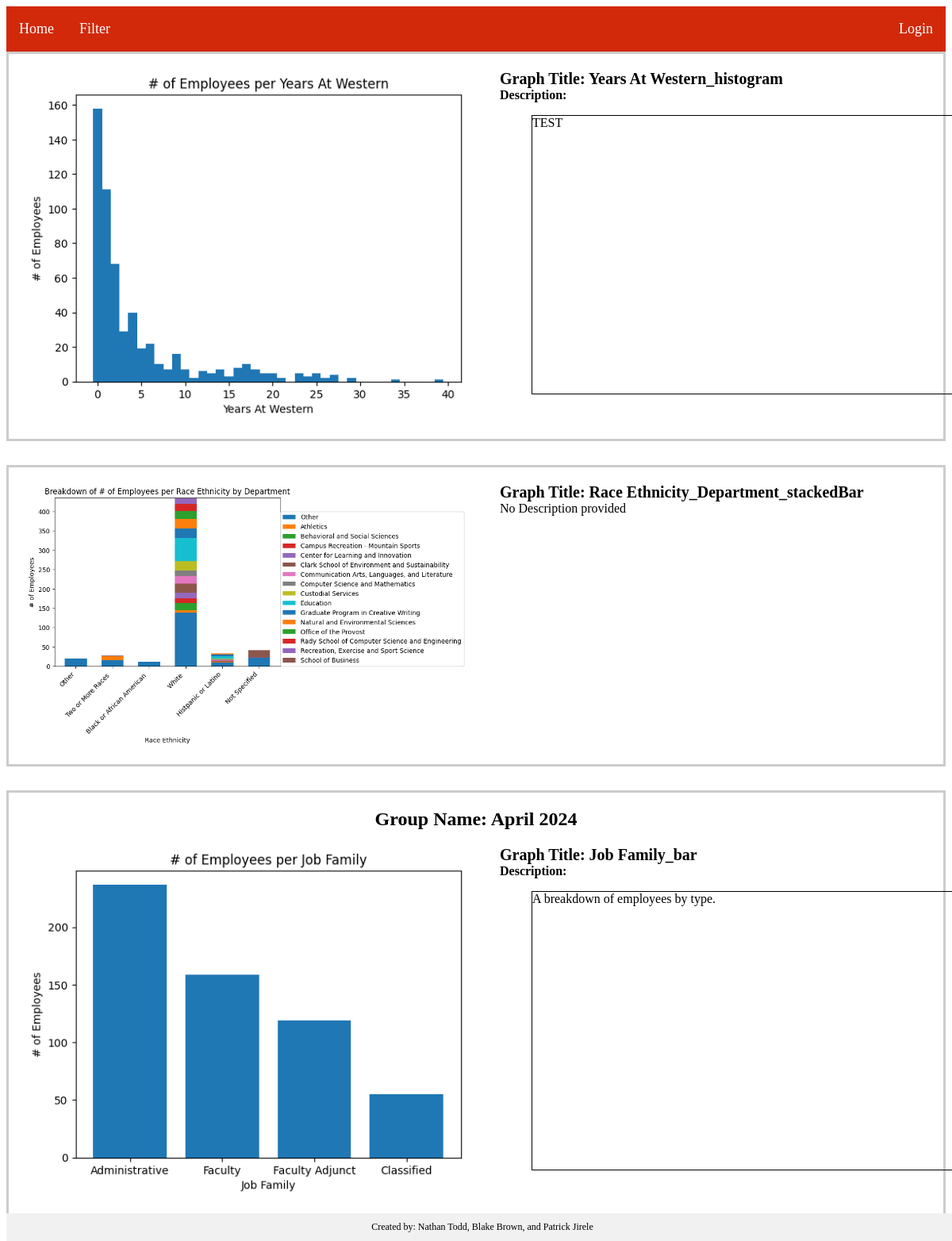
The page / on the database its author committed.
### main.py (models this page shows)
class Graphs(db.Model):
    id = db.Column(db.Integer, primary_key=True)
    path = db.Column(db.String(100), nullable=False)
    title = db.Column(db.String(50), nullable=False)
    description = db.Column(db.String(250), nullable=True)
    type = db.Column(db.String(20))
    group_id = db.Column(db.Integer, db.ForeignKey('graphgroup.id'), nullable=True)

class GraphGroup(db.Model):
    __tablename__ = 'graphgroup'
    id = db.Column(db.Integer, primary_key=True)
    group_name = db.Column(db.String(100))
    graphs = db.relationship('Graphs', backref='GraphGroup', lazy='dynamic')

### main.py (the view)
@app.route('/')
def home():
    _, graphsToDisplay = getImgs()
    graphsFromDb = getGraphsFromDb(graphsToDisplay)
    graphs_by_group = GraphGroup.query.all()
    return render_template('home.html', graphs=graphsFromDb, graphGroups = graphs_by_group)

### main.py (called while the page is built)
def getImgs():
    images = [f for f in os.listdir('./static/graphs') if
              os.path.isfile(os.path.join('./static/graphs', f))]  #Sends all images in graphs to uploadGraphs.html
    selected = [f for f in os.listdir('./static/currentlyDisplayed') if os.path.isfile(
        os.path.join('./static/currentlyDisplayed', f))]  #sends currently displayed imaged to uploadGraphs.html
    return images, selected

def getGraphsFromDb(listOfGraphs):
    retList = []
    for graph in listOfGraphs:
        graphPath = './static/graphs/'+graph
        retList.append(Graphs.query.filter_by(path=graphPath).first())
    return retList

### templates/home.html (shortened to what this page needs)
{% extends 'base.html' %}
{% block content %}
<body>
    {% if graphs %}
        {% for graph in graphs %}
        <div class="group-container">
            <div class="graph-grid">
                <div class="group-graph-container" data-graph-id="{{ graph.id }}">
                    <img src="{{ graph.path }}" class="thumbnail-img">
                    <div class="content-wrapper">
                        <div class="title-container">Graph Title: {{ graph.title }}</div>
                        {% if graph.description %}
                        <div class="description-container"><b>Description:</b>
                            <br>
                            <blockquote class="description-quote">
                                {{ graph.description }}
                            </blockquote>
                        </div>
                        {% else %}
                            No Description provided
                        {% endif %}
                    </div>
                </div>
            </div>
        </div>
        {% endfor %}
    {% endif %}
    {% if graphGroups %}
        {% for group in graphGroups %}
        <div class="group-container" data-group-id="{{ group.id }}">
            <h2>Group Name: {{ group.group_name }}</h2>
            {% for graph in group.graphs %}
            <div class="graph-grid">
                <div class="group-graph-container" data-graph-id="{{ graph.id }}">
                    <img src="{{ graph.path }}" class="thumbnail-img">
                    <div class="content-wrapper">
                        <div class="title-container">Graph Title: {{ graph.title }}</div>
                        <div class="description-container"><b>Description:</b>
                            <br>
                            <blockquote class="description-quote">
                                {{ graph.description }}
                            </blockquote>
                        </div>
                    </div>
                </div>
            </div>
            {% endfor %}
        </div>
        {% endfor %}
    {% endif %}
{% endblock %}

### templates/base.html (shortened to what this page needs)
<html>
<head>
    <!DOCTYPE html>
    <link href="/static/style.css" rel="stylesheet">
</head>
{% if current_user.is_authenticated %}
<body>
    <nav>
        <ul>
            <li><a href='/'>Home</a></li>
            <li><a href='/filterGraphs'>Filter</a></li>
            <li><a href='/createGraph'>Create Graphs</a></li>
            <li><a href='/uploadGraphs'>Upload Graphs</a></li>
            <li><a href='/editGroups'>Edit Groups</a></li>
            <li><a href='/uploadDataset'>Upload Dataset</a></li>
            <div class="dropdown">
                <button class="dropbtn">Account <i class="fa fa-caret-down"></i> </button>
                <div class="dropdown-content">
                    <a href="/updatePassword">Change Password</a>
                    <a href="/logout">Logout</a>
                    {% if current_user.email == 'testing@test.com' %}
                        <a href="/createAdmin">Create Admin</a>
                    {% endif %}
                </div>
            </div>
        </ul>
    </nav>
</body>
{% else %}
<nav>
    <ul>
        <li><a href='/'>Home</a></li>
        <li><a href='/filterGraphs'>Filter</a></li>
        <div class="topnav-right">
            <li><a href='/login'>Login</a></li>
        </div>
    </ul>
</nav>
{% endif %}
{% block content %}
{% endblock %}
<div class="footer">
    Created by: Nathan Todd, Blake Brown, and Patrick Jirele
</div>
</html>

### static/style.css (style rules this page uses)
ul { list-style-type: none; margin: 0; padding: 0; overflow: hidden; background-color: #d1290a; }
li { float: left; }
li a { display: block; color: white; text-align: center; padding: 18px 16px; text-decoration: none; font-size: 18px; }
.topnav-right { float: right; }

### templates/base.html (style rules this page uses)
nav { position: sticky; top: 0; background-color: #333; z-index: 1; }
.footer { position: fixed; bottom: 0; width: 100%; background-color: #f1f1f1; text-align: center; padding: 10px 0; font-size: 12px; }

### templates/home.html (style rules this page uses)
.group-container { border: 3px solid #ccc; padding: 20px; margin-bottom: 30px; text-align: center; }
.group-container h2 { font-size: 24px; margin-top: 0; margin-bottom: 20px; }
.graph-grid { display: grid; grid-template-columns: repeat(auto-fit, minmax(300px, 1fr)); grid-gap: 20px; }
.group-graph-container { display: grid; grid-template-columns: 1fr 1fr; grid-gap: 20px; align-items: start; }
.thumbnail-img { max-width: 100%; }
.content-wrapper { flex-grow: 1; margin-left: 20px; text-align: left; }
.title-container { font-weight: bold; font-size: 20px; }
.description-container { max-width: 500px; word-wrap: break-word; white-space: normal; }
.description-quote { width: 550px; height: 350px; border: 1px solid; overflow: scroll; scrollbar-color: gray white; scrollbar-width: thin; }

### rows shown on the page
Graphs: path (picture), title "Years At Western_histogram", description "TEST"
Graphs: path (picture), title "Race Ethnicity_Department_stackedBar", description "No Description provided"
GraphGroup: group_name "April 2024"
Graphs: path (picture), title "Job Family_bar", description "A breakdown of employees by type."
